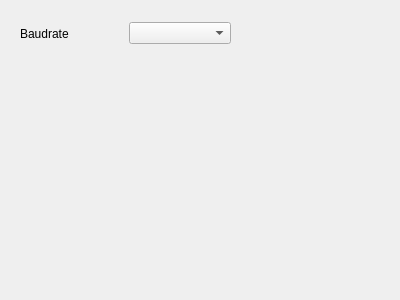
<?xml version="1.0" encoding="UTF-8"?>
<ui version="4.0">
 <class>CANConfigFrame</class>
 <widget class="QWidget" name="CANConfigFrame">
  <property name="geometry">
   <rect>
    <x>0</x>
    <y>0</y>
    <width>400</width>
    <height>300</height>
   </rect>
  </property>
  <property name="windowTitle">
   <string>Form</string>
  </property>
  <widget class="QWidget" name="">
   <property name="geometry">
    <rect>
     <x>20</x>
     <y>20</y>
     <width>211</width>
     <height>27</height>
    </rect>
   </property>
   <layout class="QHBoxLayout" name="horizontalLayout">
    <item>
     <widget class="QLabel" name="label">
      <property name="text">
       <string>Baudrate</string>
      </property>
     </widget>
    </item>
    <item>
     <widget class="QComboBox" name="comboBox"/>
    </item>
   </layout>
  </widget>
 </widget>
 <resources/>
 <connections/>
</ui>
